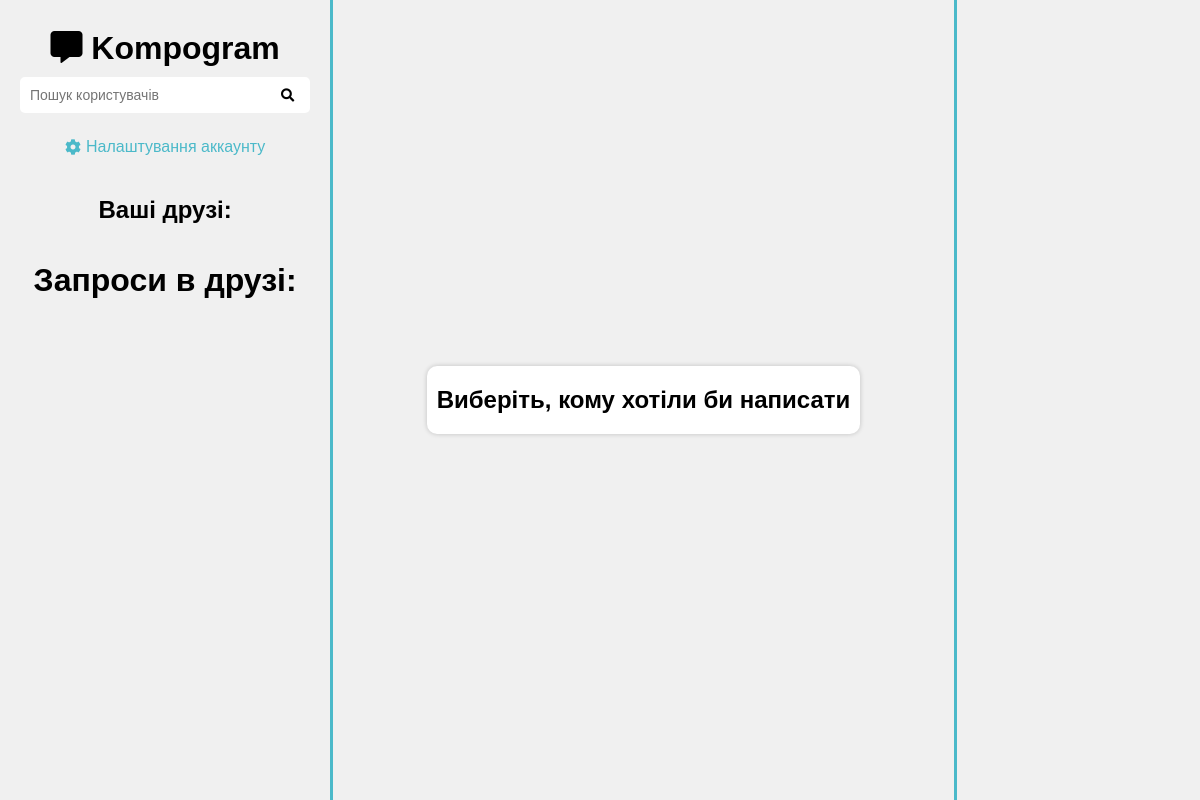
The page /home/ (signed in) on the database as committed earlier.
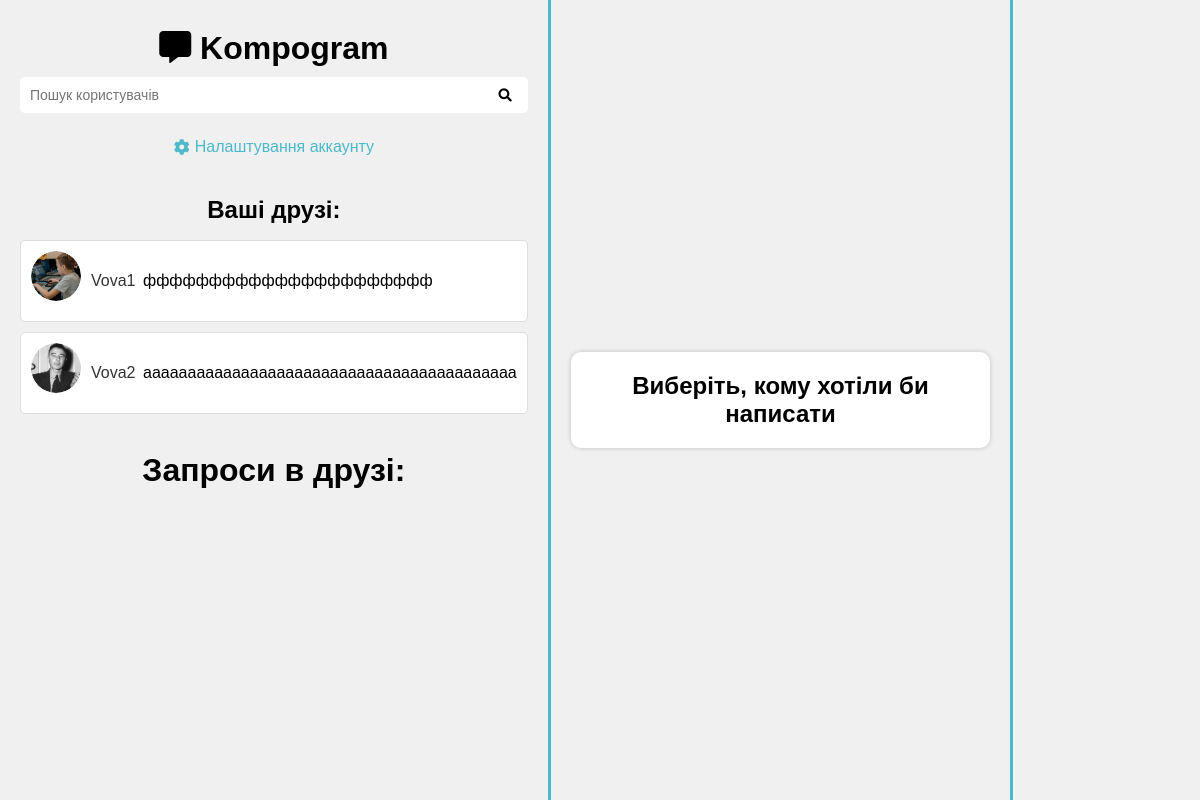
The same page on the database as committed later.
### chat/models.py (models this page shows)
class Messages(models.Model):
    chat = models.ForeignKey(Chat, on_delete=models.CASCADE)
    message = models.TextField('Повідомлення', null=True)
    time = models.DateTimeField(auto_now_add=True, verbose_name='Час відправки:')
    created_by = models.ForeignKey(get_user_model(), on_delete=models.CASCADE)
    reply = models.ForeignKey('self', on_delete=models.CASCADE, null=True, blank=True)
    picture = models.ImageField('Картинка повідомлення', upload_to=image_upload_path, null=True, blank=True)
    def __str__(self):
        if self.message != None:
            return self.message
        else:
            return "picture"

### RegLog/models.py (models this page shows)
class CustomUser(AbstractUser):
    picture = models.ImageField('Аватарка', upload_to='profile_pictures')
    objects = CustomUserManager()

### home/views.py (the view)
# urls.py: path('', views.HomePage, name='home'),
def HomePage(request):
    if not request.user.is_authenticated:
        return redirect('registration')
    else:
        username = request.user.username
        email = request.user.email
        users = CustomUser.objects.exclude(username='admin')
        friends_requests = FriendRequest.objects.filter(to_user=request.user)
        friends = get_friends(request.user)
        last_messages = []
        for friend in friends:
            Friends = get_user_friend(request.user, friend)
            chat = get_chat(Friends)
            all_friends_messages = get_chat_messages_none_time(chat)
            print(all_friends_messages)
            try:
                last_messages.append(all_friends_messages.last())
            except:
                print("No first message")
        print(last_messages)
        context = {"username": username, 'email': email,"users": users,
                   'friends_requests': friends_requests, 'friends': friends,
                   'last_messages': last_messages}
        return render(request, 'home/HomeHTML.html', context)

### RegLog/selectors/friends.py (called while the page is built)
def get_friends(user):
    friends = []
    temp_friends = Friends.objects.filter(Q(first_user=user) | Q(second_user=user))
    for i in temp_friends:
        if user == i.first_user:
            friends.append(i.second_user)
        if user == i.second_user:
            friends.append(i.first_user)
    return friends

### RegLog/serives/friends.py (called while the page is built)
def switch_users(first_user, second_user):
    if second_user.id < first_user.id:
        first_user, second_user = second_user, first_user
    return first_user, second_user

def get_user_friend(first_user, second_user):
    first_user, second_user = switch_users(first_user, second_user)
    return Friends.objects.filter(first_user=first_user, second_user=second_user).first()

### chat/selectors/chat.py (called while the page is built)
def get_chat(friends):
    chat, is_created = Chat.objects.get_or_create(friends=friends)
    return chat

### chat/selectors/message.py (called while the page is built)
def get_chat_messages_none_time(chat):
    return Messages.objects.filter(chat=chat)

### home/templates/home/HomeHTML.html (shortened to what this page needs)
{% load static %}
<!DOCTYPE html>
<html lang="en">
<head>
    <link rel="stylesheet" href="{% static 'home/css/HomeCSS.css' %}">
    <link rel="stylesheet" href="https://cdnjs.cloudflare.com/ajax/libs/font-awesome/5.15.3/css/all.min.css">
</head>
<body>
    <div class="left_div">
        <h1><i class="fas fa-comment-alt"></i> Kompogram </h1>
        <div class="search-and-friends">
            <form action="{% url 'search_qqq' %}" method="POST" class="search-form">
                <input type="search" placeholder="Пошук користувачів" name="searched">
                <button type="submit"><i class="fas fa-search"></i></button>
            </form>
            <a href="{% url 'change-name' %}" class="settings-link"><i class="fas fa-cog"></i> Налаштування аккаунту </a>
        </div>
        <div class="friends">
            <h2>Ваші друзі:</h2>
            <ul class="friend-list">
                {% for f in friends %}
                    {% for last_message in last_messages %}
                        {% if f.id == last_message.chat.friends.first_user.id or f.id == last_message.chat.friends.second_user.id %}
                            <li class="friend-box">
                                <a>
                                    <div class="friend-avatar">
                                        <img src="{{ f.picture.url }}" alt="{{ f.username }}">
                                    </div>
                                    <div class="friend-name">
                                        <a href="{% url 'ChatId' f.id %}">{{ f }}</a>
                                    </div>
                                    <div class="last_message_div">
                                        <div class="last_message">
                                            {% if not last_message.message %}
                                                <p>Картинка</p>
                                            {% else %}
                                                <p class="last_message_text">{{ last_message.message }}</p>
                                            {% endif %}
                                        </div>
                                    </div>
                                </a>
                            </li>
                        {% endif %}
                    {% endfor %}
                {% endfor %}
            </ul>
        </div>
        <div>
            <h1>Запроси в друзі:</h1>
        </div>
    </div>
    <div class="center_div">
        <div class="select-message">
            <h2>Виберіть, кому хотіли би написати</h2>
        </div>
    </div>
    <div class="right_div">
    </div>
</body>
</html>

Rows that differ between the two databases and show on the page:
now on this page (row edited): CustomUser: username "Vova1"
added Messages: picture (picture), message "фффффффффффффффффффффф"
added CustomUser: username "Vova2"
added Messages: picture (picture), message "aaaaaaaaaaaaaaaaaaaaaaaaaaaaaaaaaaaaaaaaaa"
